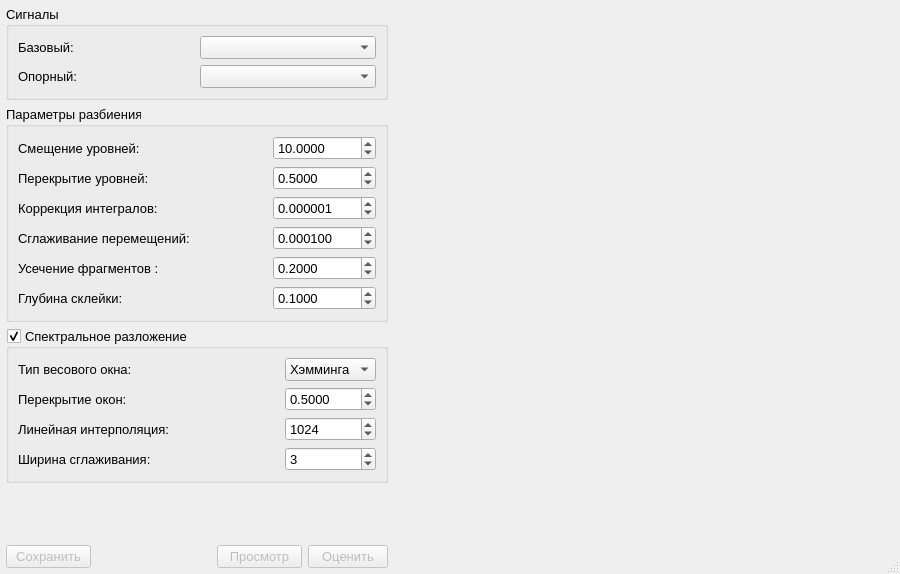
<?xml version="1.0" encoding="UTF-8"?>
<ui version="4.0">
 <class>LevelsWindow</class>
 <widget class="QDialog" name="LevelsWindow">
  <property name="windowModality">
   <enum>Qt::ApplicationModal</enum>
  </property>
  <property name="geometry">
   <rect>
    <x>0</x>
    <y>0</y>
    <width>895</width>
    <height>574</height>
   </rect>
  </property>
  <property name="sizePolicy">
   <sizepolicy hsizetype="MinimumExpanding" vsizetype="Minimum">
    <horstretch>0</horstretch>
    <verstretch>0</verstretch>
   </sizepolicy>
  </property>
  <property name="font">
   <font>
    <pointsize>10</pointsize>
   </font>
  </property>
  <property name="windowTitle">
   <string>Сохранение разбиения по уровням</string>
  </property>
  <property name="sizeGripEnabled">
   <bool>true</bool>
  </property>
  <layout class="QHBoxLayout" name="horizontalLayout">
   <property name="leftMargin">
    <number>6</number>
   </property>
   <property name="topMargin">
    <number>6</number>
   </property>
   <property name="rightMargin">
    <number>6</number>
   </property>
   <property name="bottomMargin">
    <number>6</number>
   </property>
   <item>
    <layout class="QVBoxLayout" name="leftLayout">
     <property name="spacing">
      <number>6</number>
     </property>
     <property name="sizeConstraint">
      <enum>QLayout::SetDefaultConstraint</enum>
     </property>
     <item>
      <widget class="QGroupBox" name="groupBoxSignals">
       <property name="sizePolicy">
        <sizepolicy hsizetype="Minimum" vsizetype="Minimum">
         <horstretch>0</horstretch>
         <verstretch>0</verstretch>
        </sizepolicy>
       </property>
       <property name="minimumSize">
        <size>
         <width>360</width>
         <height>0</height>
        </size>
       </property>
       <property name="maximumSize">
        <size>
         <width>403</width>
         <height>16777215</height>
        </size>
       </property>
       <property name="title">
        <string>Сигналы</string>
       </property>
       <layout class="QGridLayout" name="gridLayout_2">
        <item row="0" column="0">
         <widget class="QLabel" name="labelBase">
          <property name="text">
           <string>Базовый:</string>
          </property>
         </widget>
        </item>
        <item row="0" column="1">
         <widget class="QComboBox" name="comboBoxBase">
          <property name="maximumSize">
           <size>
            <width>16777215</width>
            <height>25</height>
           </size>
          </property>
          <property name="sizeAdjustPolicy">
           <enum>QComboBox::AdjustToContents</enum>
          </property>
         </widget>
        </item>
        <item row="1" column="0">
         <widget class="QLabel" name="labelSupport">
          <property name="text">
           <string>Опорный:</string>
          </property>
         </widget>
        </item>
        <item row="1" column="1">
         <widget class="QComboBox" name="comboBoxSupport">
          <property name="maximumSize">
           <size>
            <width>16777215</width>
            <height>25</height>
           </size>
          </property>
          <property name="sizeAdjustPolicy">
           <enum>QComboBox::AdjustToContents</enum>
          </property>
         </widget>
        </item>
       </layout>
      </widget>
     </item>
     <item>
      <widget class="QGroupBox" name="groupBoxParams">
       <property name="sizePolicy">
        <sizepolicy hsizetype="Minimum" vsizetype="Minimum">
         <horstretch>0</horstretch>
         <verstretch>0</verstretch>
        </sizepolicy>
       </property>
       <property name="minimumSize">
        <size>
         <width>360</width>
         <height>0</height>
        </size>
       </property>
       <property name="maximumSize">
        <size>
         <width>403</width>
         <height>16777215</height>
        </size>
       </property>
       <property name="title">
        <string>Параметры разбиения</string>
       </property>
       <layout class="QGridLayout" name="gridLayout_3">
        <item row="6" column="0">
         <widget class="QLabel" name="labelDepthGluing">
          <property name="text">
           <string>Глубина склейки:</string>
          </property>
         </widget>
        </item>
        <item row="2" column="2">
         <widget class="QDoubleSpinBox" name="spinBoxOverlapFactor">
          <property name="decimals">
           <number>4</number>
          </property>
          <property name="maximum">
           <double>0.999900000000000</double>
          </property>
          <property name="stepType">
           <enum>QAbstractSpinBox::AdaptiveDecimalStepType</enum>
          </property>
          <property name="value">
           <double>0.500000000000000</double>
          </property>
         </widget>
        </item>
        <item row="4" column="2">
         <widget class="QDoubleSpinBox" name="spinBoxSmoothApproxFactor">
          <property name="decimals">
           <number>6</number>
          </property>
          <property name="maximum">
           <double>1.000000000000000</double>
          </property>
          <property name="stepType">
           <enum>QAbstractSpinBox::AdaptiveDecimalStepType</enum>
          </property>
          <property name="value">
           <double>0.000100000000000</double>
          </property>
         </widget>
        </item>
        <item row="2" column="0">
         <widget class="QLabel" name="labelOverlapFactor">
          <property name="text">
           <string>Перекрытие уровней: </string>
          </property>
         </widget>
        </item>
        <item row="3" column="0">
         <widget class="QLabel" name="labelSmoothIntegrFactor">
          <property name="text">
           <string>Коррекция интегралов: </string>
          </property>
         </widget>
        </item>
        <item row="1" column="0">
         <widget class="QLabel" name="labelLevelStep">
          <property name="text">
           <string>Смещение уровней:</string>
          </property>
         </widget>
        </item>
        <item row="5" column="2">
         <widget class="QDoubleSpinBox" name="spinBoxTruncatePercent">
          <property name="decimals">
           <number>4</number>
          </property>
          <property name="maximum">
           <double>1.000000000000000</double>
          </property>
          <property name="stepType">
           <enum>QAbstractSpinBox::AdaptiveDecimalStepType</enum>
          </property>
          <property name="value">
           <double>0.200000000000000</double>
          </property>
         </widget>
        </item>
        <item row="1" column="2">
         <widget class="QDoubleSpinBox" name="spinBoxLevelStep">
          <property name="decimals">
           <number>4</number>
          </property>
          <property name="maximum">
           <double>100000.000000000000000</double>
          </property>
          <property name="stepType">
           <enum>QAbstractSpinBox::AdaptiveDecimalStepType</enum>
          </property>
          <property name="value">
           <double>10.000000000000000</double>
          </property>
         </widget>
        </item>
        <item row="5" column="0">
         <widget class="QLabel" name="labelTruncatePercent">
          <property name="text">
           <string>Усечение фрагментов :</string>
          </property>
         </widget>
        </item>
        <item row="4" column="0">
         <widget class="QLabel" name="labelSmoothApproxFactor">
          <property name="text">
           <string>Сглаживание перемещений: </string>
          </property>
         </widget>
        </item>
        <item row="3" column="2">
         <widget class="QDoubleSpinBox" name="spinBoxSmoothIntegrFactor">
          <property name="decimals">
           <number>6</number>
          </property>
          <property name="maximum">
           <double>1.000000000000000</double>
          </property>
          <property name="stepType">
           <enum>QAbstractSpinBox::AdaptiveDecimalStepType</enum>
          </property>
          <property name="value">
           <double>0.000001000000000</double>
          </property>
         </widget>
        </item>
        <item row="6" column="2">
         <widget class="QDoubleSpinBox" name="spinBoxDepthGluing">
          <property name="decimals">
           <number>4</number>
          </property>
          <property name="maximum">
           <double>1.000000000000000</double>
          </property>
          <property name="stepType">
           <enum>QAbstractSpinBox::AdaptiveDecimalStepType</enum>
          </property>
          <property name="value">
           <double>0.100000000000000</double>
          </property>
         </widget>
        </item>
        <item row="1" column="1">
         <spacer name="horizontalSpacerLevelStep">
          <property name="orientation">
           <enum>Qt::Horizontal</enum>
          </property>
          <property name="sizeHint" stdset="0">
           <size>
            <width>40</width>
            <height>20</height>
           </size>
          </property>
         </spacer>
        </item>
        <item row="2" column="1">
         <spacer name="horizontalSpacerOverlapFactor">
          <property name="orientation">
           <enum>Qt::Horizontal</enum>
          </property>
          <property name="sizeHint" stdset="0">
           <size>
            <width>40</width>
            <height>20</height>
           </size>
          </property>
         </spacer>
        </item>
        <item row="3" column="1">
         <spacer name="horizontalSpacerSmoothIntegrFactor">
          <property name="orientation">
           <enum>Qt::Horizontal</enum>
          </property>
          <property name="sizeHint" stdset="0">
           <size>
            <width>40</width>
            <height>20</height>
           </size>
          </property>
         </spacer>
        </item>
        <item row="4" column="1">
         <spacer name="horizontalSpacerSmoothApproxFactor">
          <property name="orientation">
           <enum>Qt::Horizontal</enum>
          </property>
          <property name="sizeHint" stdset="0">
           <size>
            <width>40</width>
            <height>20</height>
           </size>
          </property>
         </spacer>
        </item>
        <item row="5" column="1">
         <spacer name="horizontalSpacerTruncatePercent">
          <property name="orientation">
           <enum>Qt::Horizontal</enum>
          </property>
          <property name="sizeHint" stdset="0">
           <size>
            <width>40</width>
            <height>20</height>
           </size>
          </property>
         </spacer>
        </item>
        <item row="6" column="1">
         <spacer name="horizontalSpacerDepthGluing">
          <property name="orientation">
           <enum>Qt::Horizontal</enum>
          </property>
          <property name="sizeHint" stdset="0">
           <size>
            <width>40</width>
            <height>20</height>
           </size>
          </property>
         </spacer>
        </item>
       </layout>
      </widget>
     </item>
     <item>
      <widget class="QGroupBox" name="groupBoxPowerSpectralDensity">
       <property name="sizePolicy">
        <sizepolicy hsizetype="Minimum" vsizetype="Minimum">
         <horstretch>0</horstretch>
         <verstretch>0</verstretch>
        </sizepolicy>
       </property>
       <property name="minimumSize">
        <size>
         <width>360</width>
         <height>0</height>
        </size>
       </property>
       <property name="maximumSize">
        <size>
         <width>403</width>
         <height>16777215</height>
        </size>
       </property>
       <property name="title">
        <string>Спектральное разложение</string>
       </property>
       <property name="checkable">
        <bool>true</bool>
       </property>
       <layout class="QGridLayout" name="gridLayout_4">
        <item row="0" column="1">
         <spacer name="horizontalSpacerWeightWindowType">
          <property name="orientation">
           <enum>Qt::Horizontal</enum>
          </property>
          <property name="sizeHint" stdset="0">
           <size>
            <width>40</width>
            <height>20</height>
           </size>
          </property>
         </spacer>
        </item>
        <item row="2" column="2">
         <widget class="QSpinBox" name="spinBoxSpectrumInterpolation">
          <property name="minimum">
           <number>2</number>
          </property>
          <property name="maximum">
           <number>10000</number>
          </property>
          <property name="value">
           <number>1024</number>
          </property>
         </widget>
        </item>
        <item row="2" column="1">
         <spacer name="horizontalSpacerSpectrumInterpolation">
          <property name="orientation">
           <enum>Qt::Horizontal</enum>
          </property>
          <property name="sizeHint" stdset="0">
           <size>
            <width>40</width>
            <height>20</height>
           </size>
          </property>
         </spacer>
        </item>
        <item row="3" column="1">
         <spacer name="horizontalSpacerSpectrumSmoothWidth">
          <property name="orientation">
           <enum>Qt::Horizontal</enum>
          </property>
          <property name="sizeHint" stdset="0">
           <size>
            <width>40</width>
            <height>20</height>
           </size>
          </property>
         </spacer>
        </item>
        <item row="1" column="2">
         <widget class="QDoubleSpinBox" name="spinBoxSpectrumOverlapFactor">
          <property name="decimals">
           <number>4</number>
          </property>
          <property name="maximum">
           <double>0.999000000000000</double>
          </property>
          <property name="stepType">
           <enum>QAbstractSpinBox::AdaptiveDecimalStepType</enum>
          </property>
          <property name="value">
           <double>0.500000000000000</double>
          </property>
         </widget>
        </item>
        <item row="1" column="0">
         <widget class="QLabel" name="labelSpectrumOverlapFactor">
          <property name="text">
           <string>Перекрытие окон:</string>
          </property>
         </widget>
        </item>
        <item row="3" column="0">
         <widget class="QLabel" name="labelSpectrumSmoothWidth">
          <property name="text">
           <string>Ширина сглаживания:</string>
          </property>
         </widget>
        </item>
        <item row="0" column="0">
         <widget class="QLabel" name="labelWeightWindowType">
          <property name="text">
           <string>Тип весового окна:</string>
          </property>
         </widget>
        </item>
        <item row="0" column="2">
         <widget class="QComboBox" name="comboBoxWeightWindowType">
          <property name="sizeAdjustPolicy">
           <enum>QComboBox::AdjustToContents</enum>
          </property>
          <item>
           <property name="text">
            <string>Хэмминга</string>
           </property>
          </item>
          <item>
           <property name="text">
            <string>Ханна</string>
           </property>
          </item>
          <item>
           <property name="text">
            <string>Блэкмана</string>
           </property>
          </item>
         </widget>
        </item>
        <item row="3" column="2">
         <widget class="QSpinBox" name="spinBoxSmoothWidth">
          <property name="minimum">
           <number>1</number>
          </property>
          <property name="maximum">
           <number>2048</number>
          </property>
          <property name="stepType">
           <enum>QAbstractSpinBox::AdaptiveDecimalStepType</enum>
          </property>
          <property name="value">
           <number>3</number>
          </property>
         </widget>
        </item>
        <item row="1" column="1">
         <spacer name="horizontalSpacerSpectrumOverlapFactor">
          <property name="orientation">
           <enum>Qt::Horizontal</enum>
          </property>
          <property name="sizeHint" stdset="0">
           <size>
            <width>40</width>
            <height>20</height>
           </size>
          </property>
         </spacer>
        </item>
        <item row="2" column="0">
         <widget class="QLabel" name="labelSpectrumInterpolation">
          <property name="minimumSize">
           <size>
            <width>0</width>
            <height>0</height>
           </size>
          </property>
          <property name="text">
           <string>Линейная интерполяция:</string>
          </property>
          <property name="scaledContents">
           <bool>false</bool>
          </property>
         </widget>
        </item>
       </layout>
      </widget>
     </item>
     <item>
      <spacer name="verticalSpacer">
       <property name="orientation">
        <enum>Qt::Vertical</enum>
       </property>
       <property name="sizeHint" stdset="0">
        <size>
         <width>20</width>
         <height>0</height>
        </size>
       </property>
      </spacer>
     </item>
     <item>
      <layout class="QHBoxLayout" name="layoutButtons">
       <item>
        <widget class="QPushButton" name="pushButtonSaveLevels">
         <property name="enabled">
          <bool>false</bool>
         </property>
         <property name="sizePolicy">
          <sizepolicy hsizetype="MinimumExpanding" vsizetype="Fixed">
           <horstretch>0</horstretch>
           <verstretch>0</verstretch>
          </sizepolicy>
         </property>
         <property name="minimumSize">
          <size>
           <width>85</width>
           <height>0</height>
          </size>
         </property>
         <property name="maximumSize">
          <size>
           <width>150</width>
           <height>16777215</height>
          </size>
         </property>
         <property name="text">
          <string>Сохранить</string>
         </property>
         <property name="autoDefault">
          <bool>false</bool>
         </property>
        </widget>
       </item>
       <item>
        <spacer name="horizontalSpacerSaveLevels">
         <property name="orientation">
          <enum>Qt::Horizontal</enum>
         </property>
         <property name="sizeType">
          <enum>QSizePolicy::Fixed</enum>
         </property>
         <property name="sizeHint" stdset="0">
          <size>
           <width>120</width>
           <height>20</height>
          </size>
         </property>
        </spacer>
       </item>
       <item>
        <widget class="QPushButton" name="pushButtonShowLevels">
         <property name="enabled">
          <bool>false</bool>
         </property>
         <property name="sizePolicy">
          <sizepolicy hsizetype="MinimumExpanding" vsizetype="Fixed">
           <horstretch>0</horstretch>
           <verstretch>0</verstretch>
          </sizepolicy>
         </property>
         <property name="minimumSize">
          <size>
           <width>85</width>
           <height>0</height>
          </size>
         </property>
         <property name="maximumSize">
          <size>
           <width>150</width>
           <height>16777215</height>
          </size>
         </property>
         <property name="text">
          <string>Просмотр</string>
         </property>
         <property name="autoDefault">
          <bool>false</bool>
         </property>
        </widget>
       </item>
       <item>
        <widget class="QPushButton" name="pushButtonAssessNumberOfLevels">
         <property name="enabled">
          <bool>false</bool>
         </property>
         <property name="text">
          <string>Оценить</string>
         </property>
         <property name="autoDefault">
          <bool>false</bool>
         </property>
        </widget>
       </item>
      </layout>
     </item>
    </layout>
   </item>
   <item>
    <layout class="QVBoxLayout" name="rightLayout">
     <item>
      <widget class="QCustomPlotZoom" name="showLevelsPlot" native="true">
       <property name="sizePolicy">
        <sizepolicy hsizetype="Expanding" vsizetype="Preferred">
         <horstretch>0</horstretch>
         <verstretch>0</verstretch>
        </sizepolicy>
       </property>
       <property name="minimumSize">
        <size>
         <width>500</width>
         <height>0</height>
        </size>
       </property>
      </widget>
     </item>
    </layout>
   </item>
  </layout>
 </widget>
 <customwidgets>
  <customwidget>
   <class>QCustomPlotZoom</class>
   <extends>QWidget</extends>
   <header>gui/QCustomPlotZoom.h</header>
   <container>1</container>
  </customwidget>
 </customwidgets>
 <resources/>
 <connections/>
</ui>
